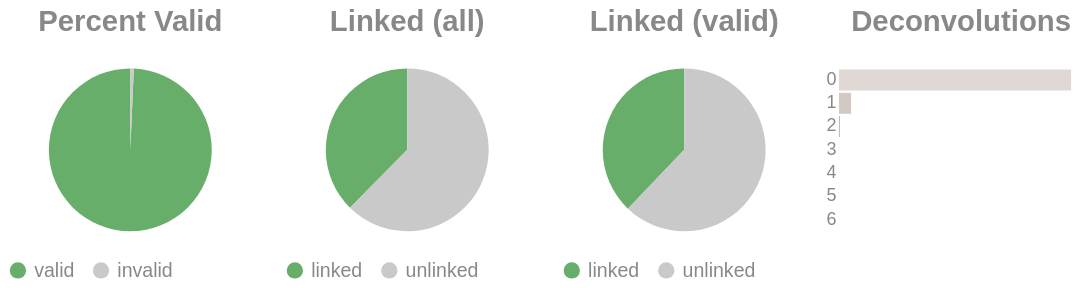

The notebook cell saved with this chart:
### Code cell
if SKIPLR:
    pass
else:
    clash = Counter()
    for i in valids['molecule'].to_list():
        _mol = i.split("-")
        if len(_mol) == 1:
            clash.update('0')
        else:
            clash.update(_mol[-1])

    _d = {"deconvolutions": [], 'count': []}
    for k,v in clash.items():
        _d['deconvolutions'].append(k)
        _d['count'].append(v)

    tot_valid = valids['reads'].sum()
    mask = valids['reads'] >= 2
    n_linked_reads = valids.filter(mask)['reads'].sum()
    if n_linked_reads == 0:
        print_html("No linked molecules (>=2 reads) were detected; skipping linked-only distributions.")
        SKIPLR = True
    else:
        perc_valid = round(tot_valid / n_reads, 4)
        linked_perc_abs = round(n_linked_reads / n_reads, 4)
        linked_perc = round(n_linked_reads / tot_valid, 4)

    _valid = pl.DataFrame({"valids": ['valid', 'invalid'], "count": [tot_valid, n_reads - tot_valid]})
    _linked_abs = pl.DataFrame({"linked (absolute)": ['linked', 'unlinked'], "count": [n_linked_reads, n_reads - n_linked_reads]})
    _linked_rel = pl.DataFrame({"linked (valids)": ['linked', 'unlinked'], "count": [n_linked_reads, tot_valid - n_linked_reads]})

    (
        alt.hconcat(
            piechart(_valid, goodval = 'valid', title = "Percent Valid"),
            piechart(_linked_abs, goodval = "linked", title =  "Linked (all)"),
            piechart(_linked_rel, goodval = "linked", title =  "Linked (valid)"),
            convolutionbar(pl.DataFrame(_d), title = "Deconvolutions"),
            center = True,
            bounds = 'flush'
        )
        .resolve_scale(color='independent')
        .resolve_legend('independent')
        .properties(usermeta={'embedOptions': {"actions": False}})
    ).display()

### Figure 1 — Vega-Lite specification as saved in the notebook (floating-point values rounded to 4 significant figures)
{"width": "container", "height": 400, "config": {"title": {"anchor": "start", "dy": -15, "fontSize": 18, "color": "#888888", "subtitleColor": "#888888", "subtitleFontSize": 14}, "arc": {"fill": "#0072B2"}, "axis": {"domainColor": "#888888", "domainWidth": 0.5, "gridWidth": 0.2, "grid": false, "titleFontWeight": 400, "titleFontSize": 15, "labelFontSize": 11, "labelColor": "#888888", "tickColor": "#888888", "tickWidth": 0.2, "titleColor": "#888888"}, "axisBand": {"grid": false}, "axisX": {"grid": true, "tickSize": 10, "domainCap": "round"}, "axisY": {"domain": false, "grid": true, "tickSize": 0, "domainCap": "round"}, "background": "transparent", "header": {"labelFontSize": 15, "labelColor": "#888888", "titleFontSize": 15, "titleFontWeight": 600, "titleColor": "#888888"}, "legend": {"labelFont": "sans-serif", "labelFontSize": 12, "labelColor": "#888888", "symbolSize": 100, "symbolType": "circle", "titleFontSize": 12, "titlePadding": 10, "titleColor": "#888888", "title": null}, "range": {"category": ["#E69F00", "#56B4E9", "#009E73", "#F0E442", "#0072B2", "#D55E00", "#CC79A7", "#000000"], "diverging": ["#cfe8f3", "#a2d4ec", "#73bfe2", "#46abdb", "#1696d2", "#12719e"]}, "area": {"fill": "#0072B2", "fillOpacity": 0.7, "line": true, "strokeOpacity": 0.7}, "line": {"color": "#0072B2", "stroke": "#0072B2", "strokeWidth": 2}, "trail": {"color": "#0072B2", "stroke": "#0072B2", "strokeWidth": 0, "size": 1}, "point": {"filled": true, "fillOpacity": 1.0, "size": 95}, "text": {"color": "#888888", "fontSize": 11, "align": "right", "fontWeight": 400, "size": 11}, "bar": {"fill": "#0072B2", "stroke": null}, "view": {"stroke": null, "continuousWidth": 660, "continuousHeight": 400}}, "hconcat": [{"data": {"name": "data-76347535de0ba53093a4f4c716cd047a"}, "mark": {"type": "arc"}, "encoding": {"color": {"field": "valids", "legend": {"orient": "bottom", "title": null}, "scale": {"domain": ["valid", "invalid"], "range": ["#68ae6b", "#C9C9C9"]}, "title": "Valids", "type": "nominal"}, "theta": {"field": "count", "type": "quantitative"}, "tooltip": [{"field": "valids", "title": "Valids", "type": "ordinal"}, {"field": "percent", "format": ".2%", "title": "Percent", "type": "quantitative"}, {"field": "count", "title": "Count", "type": "quantitative"}]}, "height": 100, "title": {"text": "Percent Valid", "align": "center", "anchor": "middle"}, "transform": [{"calculate": "datum.count / 11721174", "as": "percent"}], "width": 150}, {"data": {"name": "data-6473747aa843a33923fec8089f9d9e98"}, "mark": {"type": "arc"}, "encoding": {"color": {"field": "linked (absolute)", "legend": {"orient": "bottom", "title": null}, "scale": {"domain": ["linked", "unlinked"], "range": ["#68ae6b", "#C9C9C9"]}, "title": "Linked (Absolute)", "type": "nominal"}, "theta": {"field": "count", "type": "quantitative"}, "tooltip": [{"field": "linked (absolute)", "title": "Linked (Absolute)", "type": "ordinal"}, {"field": "percent", "format": ".2%", "title": "Percent", "type": "quantitative"}, {"field": "count", "title": "Count", "type": "quantitative"}]}, "height": 100, "title": {"text": "Linked (all)", "align": "center", "anchor": "middle"}, "transform": [{"calculate": "datum.count / 11721174", "as": "percent"}], "width": 150}, {"data": {"name": "data-e2b7094d1a2d492dcd4960bdf7f6560d"}, "mark": {"type": "arc"}, "encoding": {"color": {"field": "linked (valids)", "legend": {"orient": "bottom", "title": null}, "scale": {"domain": ["linked", "unlinked"], "range": ["#68ae6b", "#C9C9C9"]}, "title": "Linked (Valids)", "type": "nominal"}, "theta": {"field": "count", "type": "quantitative"}, "tooltip": [{"field": "linked (valids)", "title": "Linked (Valids)", "type": "ordinal"}, {"field": "percent", "format": ".2%", "title": "Percent", "type": "quantitative"}, {"field": "count", "title": "Count", "type": "quantitative"}]}, "height": 100, "title": {"text": "Linked (valid)", "align": "center", "anchor": "middle"}, "transform": [{"calculate": "datum.count / 11640877", "as": "percent"}], "width": 150}, {"data": {"name": "data-3a62d280c27309ccb3334c71d5ce0b77"}, "mark": {"type": "bar"}, "encoding": {"color": {"field": "deconvolutions", "legend": null, "scale": {"scheme": "lightgreyred"}, "type": "nominal"}, "tooltip": [{"field": "deconvolutions", "title": "Deconvolutions", "type": "ordinal"}, {"field": "percent", "format": ".2%", "title": "Percent", "type": "quantitative"}, {"field": "count", "title": "Count", "type": "quantitative"}], "x": {"axis": null, "field": "count", "type": "quantitative"}, "y": {"field": "deconvolutions", "sort": "ascending", "title": null, "type": "nominal"}}, "height": 100, "title": {"text": "Deconvolutions", "align": "center", "anchor": "middle"}, "transform": [{"calculate": "datum.count / 9039246", "as": "percent"}], "width": 150}], "bounds": "flush", "center": true, "resolve": {"legend": {"angle": "independent"}, "scale": {"color": "independent"}}, "usermeta": {"embedOptions": {"actions": false}}, "$schema": "https://vega.github.io/schema/vega-lite/v6.1.0.json", "datasets": {"data-76347535de0ba53093a4f4c716cd047a": [{"valids": "valid", "count": 11640877}, {"valids": "invalid", "count": 80297}], "data-6473747aa843a33923fec8089f9d9e98": [{"linked (absolute)": "linked", "count": 4406384}, {"linked (absolute)": "unlinked", "count": 7314790}], "data-e2b7094d1a2d492dcd4960bdf7f6560d": [{"linked (valids)": "linked", "count": 4406384}, {"linked (valids)": "unlinked", "count": 7234493}], "data-3a62d280c27309ccb3334c71d5ce0b77": [{"deconvolutions": "0", "count": 8551180}, {"deconvolutions": "1", "count": 446797}, {"deconvolutions": "2", "count": 37108}, {"deconvolutions": "3", "count": 3725}, {"deconvolutions": "4", "count": 385}, {"deconvolutions": "5", "count": 48}, {"deconvolutions": "6", "count": 3}]}}
